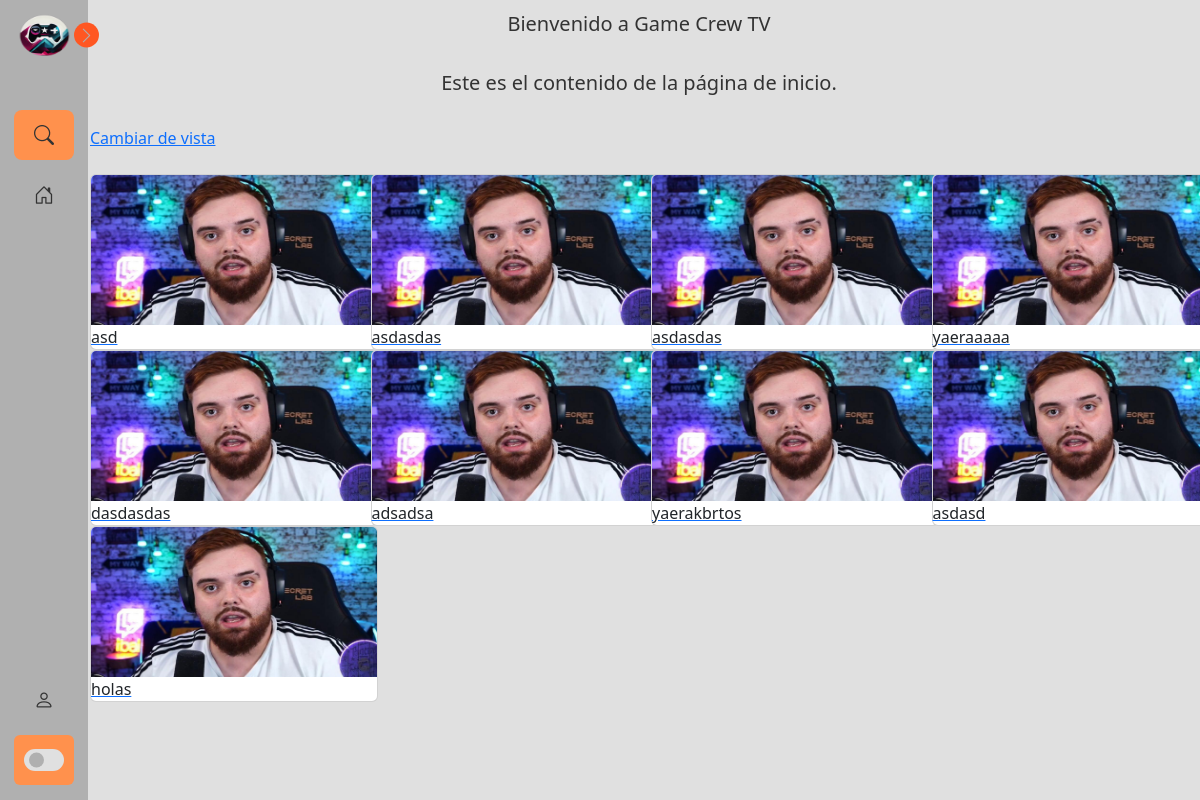
The page / on the database its author committed.
### app/tvapp/models.py (models this page shows, shortened)
class Sala(models.Model):
    id = models.AutoField(primary_key=True)
    nombreSala = models.CharField(max_length=100)  # Puedes ajustar la longitud máxima según tus necesidades

### app/tvapp/views.py (the view)
# urls.py: path('', views.inicio),
def inicio(request):
    salas =  Sala.objects.all()
    num_items = len(salas)
    salas_nombreSala = Sala.objects.filter(nombreSala = 2)
    return render(request, 'inicio.html', {"nomSala":salas, "nom_Sala":salas_nombreSala,"numitems":num_items})

### app/tvapp/templates/inicio.html (shortened to what this page needs)
{% extends 'baseInicio.html' %}
{% load static %}
{% block head %}
<link rel="stylesheet" href="{% static 'css/inicio.css' %}">
{% endblock %}
{% block content %}
<div class="container">
    <h2 class="text">Bienvenido a Game Crew TV</h2>
    <p class="text">Este es el contenido de la página de inicio.</p>
    <a href="formuSala">Cambiar de vista</a>
</div>
<br>
<div class="container">
    <div class="row">
        {% for s in nomSala %}
        <div class="col-md-3">
            <a href="{% url 'stream_viewer' s.id %}">
                <div class="card" style="width: 18rem;">
                    <img src="static/img/ibai.jpg" class="card-img-top custom-card-img" alt="...">
                    <div class="card_body">
                        <p class="card-text" data-nombre-sala="{{ s.nombreSala }}">{{ s.nombreSala }}</p>
                    </div>
                </div>
            </a>
        </div>
        {% endfor %}
    </div>
</div>
{% endblock %}

### app/tvapp/static/css/styleNavbar.css (style rules this page uses)
:root { --body-color: #e0e0e0; --sidebar-color: #b0b0b0; --primary-color: #ff5722; --primary-color-light: #ff914d; --toggle-color: #e0e0e0; --text-color: #333333; --tran-03: all 0.2s ease; --tran-03: all 0.3s ease; --tran-04: all 0.3s ease; --tran-05: all 0.3s ease; }
body { min-height: 100vh; background-color: var(--body-color); transition: var(--tran-05); }
.home .text { font-size: 20px; font-weight: 500; color: var(--text-color); padding: 12px 60px; display: flex; justify-content: center; }

### app/tvapp/static/css/inicio.css (style rules this page uses)
img { width: 250px; height: 150px; }

### rows shown on the page
Sala: nombreSala "asd"
Sala: nombreSala "asdasdas"
Sala: nombreSala "asdasdas"
Sala: nombreSala "yaeraaaaa"
Sala: nombreSala "dasdasdas"
Sala: nombreSala "adsadsa"
Sala: nombreSala "yaerakbrtos"
Sala: nombreSala "asdasd"
Sala: nombreSala "holas"
